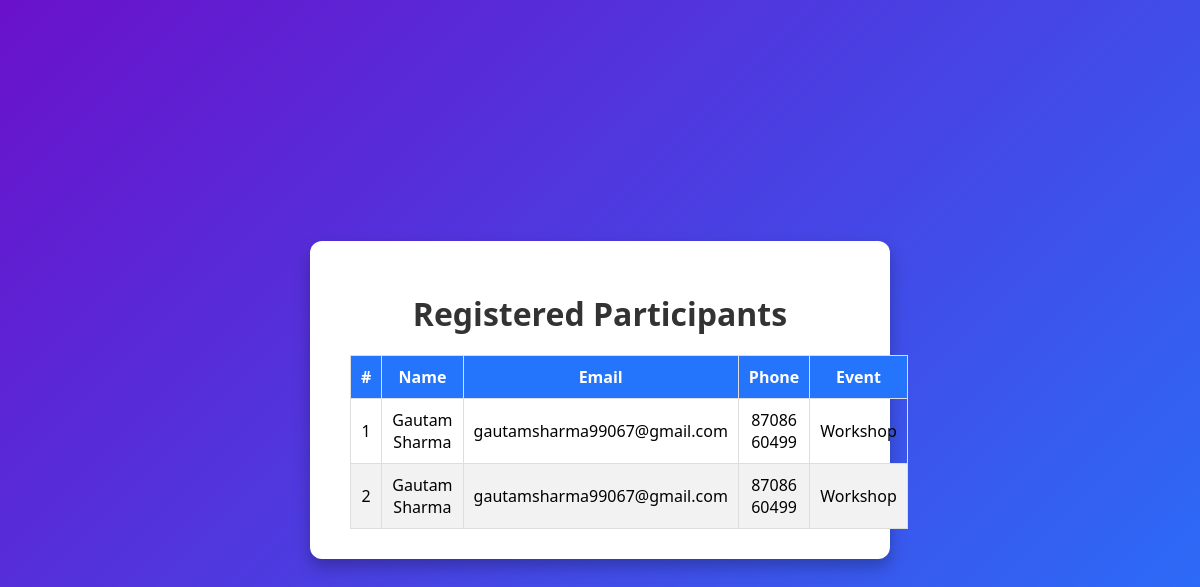
/admin, run on an earlier commit of the app's database.
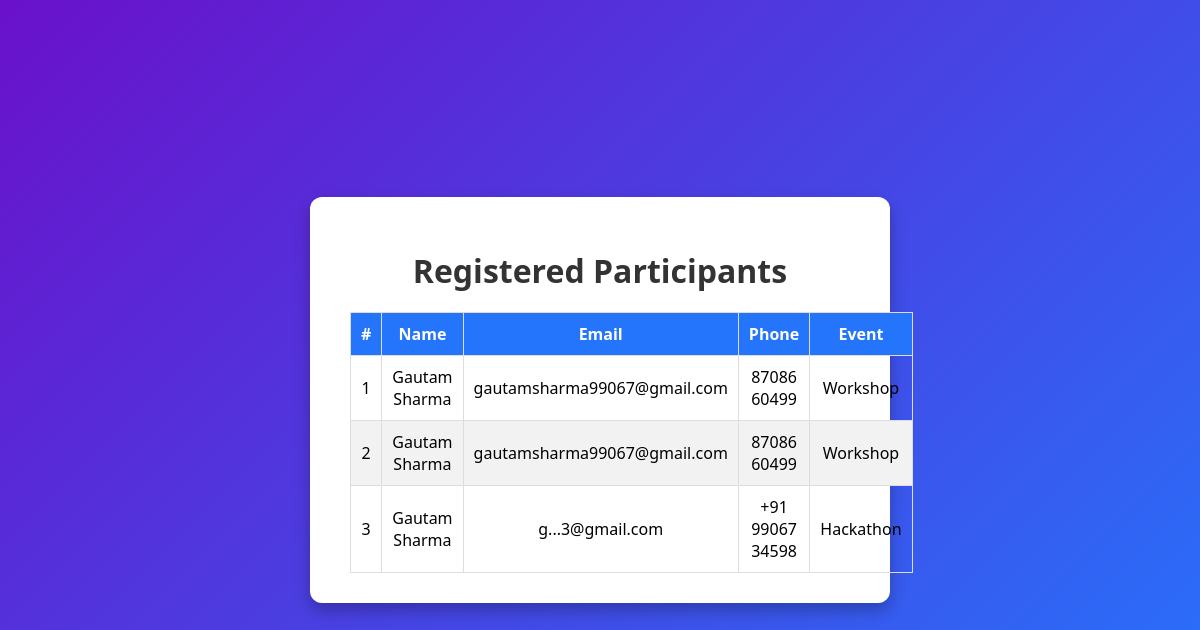
And on a later commit of the database.
### tables this page shows
CREATE TABLE registrations (
            id INTEGER PRIMARY KEY AUTOINCREMENT,
            name TEXT NOT NULL,
            email TEXT NOT NULL,
            phone TEXT NOT NULL,
            event_name TEXT NOT NULL
        );

### app.py (the view)
@app.route('/admin')
def admin():
    conn = sqlite3.connect('database.db')
    cursor = conn.cursor()
    cursor.execute("SELECT * FROM registrations")
    rows = cursor.fetchall()
    conn.close()
    return render_template('admin.html', registrations=rows)

### templates/admin.html (shortened to what this page needs)
<!DOCTYPE html>
<html lang="en">
<head>
    <link rel="stylesheet" href="/static/style.css">
</head>
<body>
<div class="container">
    <h1>Registered Participants</h1>
    <table>
        <thead>
            <tr>
                <th>#</th>
                <th>Name</th>
                <th>Email</th>
                <th>Phone</th>
                <th>Event</th>
            </tr>
        </thead>
        <tbody>
            {% for r in registrations %}
            <tr>
                <td>{{ r[0] }}</td>
                <td>{{ r[1] }}</td>
                <td>{{ r[2] }}</td>
                <td>{{ r[3] }}</td>
                <td>{{ r[4] }}</td>
            </tr>
            {% endfor %}
        </tbody>
    </table>
</div>
</body>
</html>

### static/style.css (style rules this page uses)
body { font-family: 'Segoe UI', Tahoma, Geneva, Verdana, sans-serif; background: linear-gradient(135deg, #6a11cb, #2575fc); min-height: 100vh; margin: 0; display: flex; justify-content: center; align-items: center; }
.container { background: #ffffff; padding: 30px 40px; border-radius: 12px; box-shadow: 0 8px 16px rgba(0,0,0,0.25); text-align: center; width: 500px; }
h1 { margin-bottom: 20px; color: #333333; }
table { width: 100%; border-collapse: collapse; margin-top: 20px; }
thead { background-color: #2575fc; color: white; }
th, td { padding: 10px; border: 1px solid #dddddd; }
tbody tr:nth-child(even) { background-color: #f2f2f2; }

What changed in the data, as far as the page shows it:
added registrations: id "3", name "Gautam Sharma", email "g...3@gmail.com", phone "+91 99067 34598", event_name "Hackathon"
